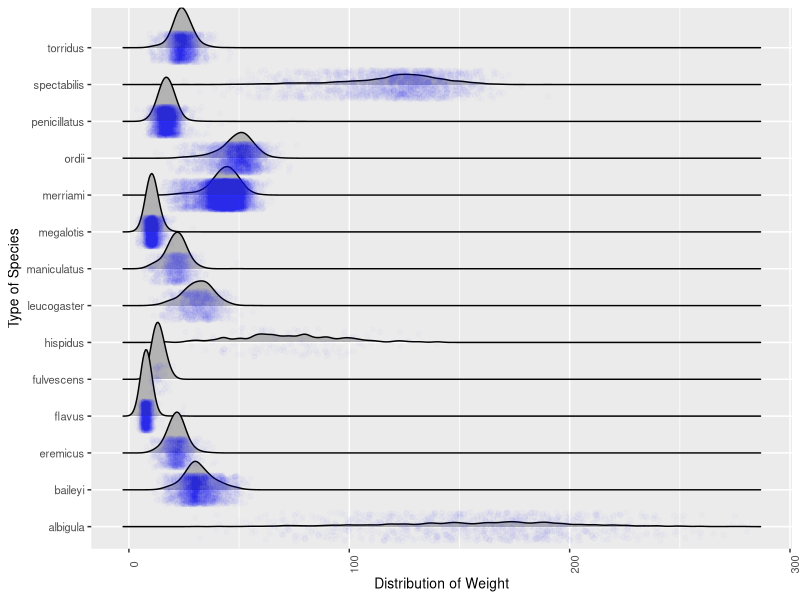

Generate this figure with R:
## ---- chunk 1
library(tidyverse)
library(here)
## ---- chunk 2
# Code for question 1! 
surveys <- read_csv(here::here("supporting_artifacts", "Lab2Challenge", "surveys.csv"))
## ---- chunk 3
# Code for Challenge Question!! 
library(ggridges)


ggplot(data = surveys, 
       mapping = aes(x =  weight,
                    y = species)) + 
                    geom_density_ridges(width = 0.5, panel_scaling = FALSE) + 
                    geom_jitter(color = "blue", alpha = .01) +
                    labs(x = "Distribution of Weight", y = "Type of Species" ) + 
  
  theme(axis.text.x = element_text(angle = 90), text = element_text(size = 10))


